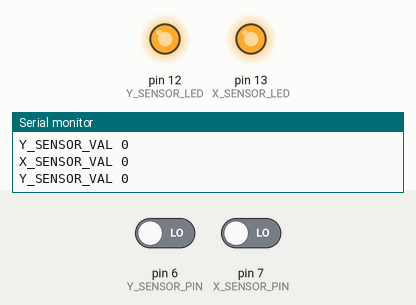
Simulated run of this sketch. Board: Arduino Uno, built with avr-gcc and run on an emulated ATmega328P. Parts: output pins drawn as LEDs (lit = HIGH), the last lines printed to the serial monitor. Inputs (shaded band) come from the test bench; at power-on: pin 6 (Y_SENSOR_PIN) LOW, pin 7 (X_SENSOR_PIN) LOW.

Above: at 3.8 s.
3.9 s: pin 6 (Y_SENSOR_PIN) driven HIGH
At 4.9 s:
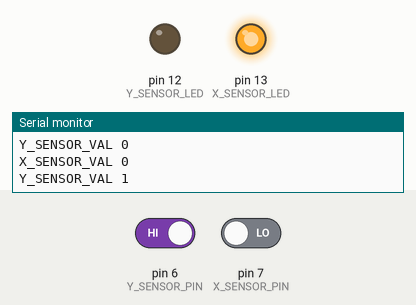
5.5 s: pin 6 (Y_SENSOR_PIN) driven LOW
At 6.5 s:
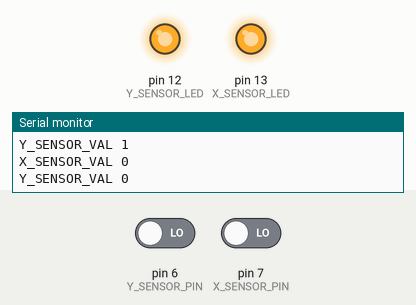
7.5 s: pin 7 (X_SENSOR_PIN) driven HIGH
At 9.2 s:
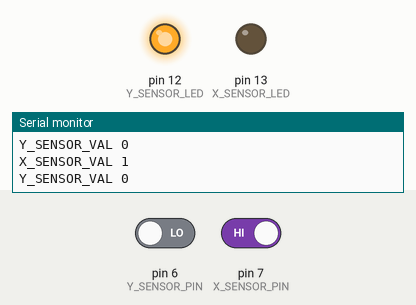
9.5 s: pin 7 (X_SENSOR_PIN) driven LOW
At 10.8 s:
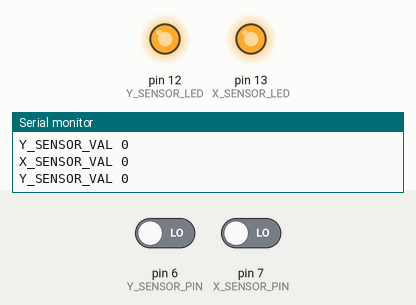
Timing chart, 0 to 12.5 s (numbered marks = the images above; inputs shaded):
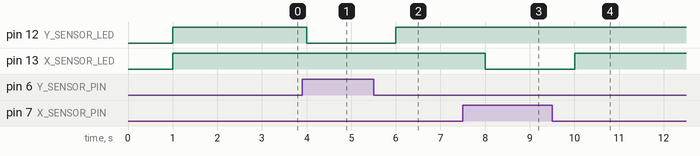

Measured:
- after the input at 3.9 s, pin 12 (Y_SENSOR_LED): HIGH → LOW after 0.10 s
- after the input at 5.5 s, pin 12 (Y_SENSOR_LED): LOW → HIGH after 0.50 s
- after the input at 7.5 s, pin 13 (X_SENSOR_LED): HIGH → LOW after 0.50 s
- after the input at 9.5 s, pin 13 (X_SENSOR_LED): LOW → HIGH after 0.50 s

The sketch:

Merg-DTC2-kit50T.ino
```cpp
#define X_SENSOR_PIN 7
#define Y_SENSOR_PIN 6
#define X_SENSOR_LED 13
#define Y_SENSOR_LED 12
void setup() {
  Serial.begin(9600);
  pinMode(X_SENSOR_PIN, INPUT);
  pinMode(Y_SENSOR_PIN, INPUT);
  pinMode(X_SENSOR_LED, OUTPUT);
  pinMode(Y_SENSOR_LED, OUTPUT);
}
void loop() {
  delay(1000);
  int X_SENSOR_VAL = digitalRead(X_SENSOR_PIN);
  Serial.print("X_SENSOR_VAL ");
  Serial.println(X_SENSOR_VAL);
  if (X_SENSOR_VAL < 1) {
    digitalWrite(X_SENSOR_LED, HIGH);
  } else {
    digitalWrite(X_SENSOR_LED, LOW);
  }
  int Y_SENSOR_VAL = digitalRead(Y_SENSOR_PIN);
  Serial.print("Y_SENSOR_VAL ");
  Serial.println(Y_SENSOR_VAL);
  if (Y_SENSOR_VAL < 1 ) {
    digitalWrite(Y_SENSOR_LED, HIGH);
  } else {
    digitalWrite(Y_SENSOR_LED, LOW);
  }
}
```
